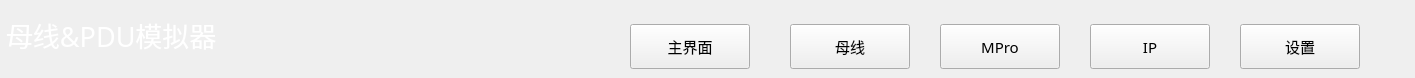
<?xml version="1.0" encoding="UTF-8"?>
<ui version="4.0">
 <class>IP_NavarWid</class>
 <widget class="QWidget" name="IP_NavarWid">
  <property name="geometry">
   <rect>
    <x>0</x>
    <y>0</y>
    <width>1415</width>
    <height>78</height>
   </rect>
  </property>
  <property name="windowTitle">
   <string>Form</string>
  </property>
  <property name="autoFillBackground">
   <bool>false</bool>
  </property>
  <widget class="QPushButton" name="ipBtn">
   <property name="geometry">
    <rect>
     <x>1090</x>
     <y>24</y>
     <width>120</width>
     <height>45</height>
    </rect>
   </property>
   <property name="minimumSize">
    <size>
     <width>80</width>
     <height>30</height>
    </size>
   </property>
   <property name="font">
    <font>
     <family>微软雅黑</family>
     <pointsize>11</pointsize>
    </font>
   </property>
   <property name="text">
    <string>IP</string>
   </property>
  </widget>
  <widget class="QPushButton" name="setBtn">
   <property name="geometry">
    <rect>
     <x>1240</x>
     <y>24</y>
     <width>120</width>
     <height>45</height>
    </rect>
   </property>
   <property name="minimumSize">
    <size>
     <width>80</width>
     <height>30</height>
    </size>
   </property>
   <property name="font">
    <font>
     <family>微软雅黑</family>
     <pointsize>11</pointsize>
    </font>
   </property>
   <property name="text">
    <string>设置</string>
   </property>
  </widget>
  <widget class="QPushButton" name="mproBtn">
   <property name="geometry">
    <rect>
     <x>940</x>
     <y>24</y>
     <width>120</width>
     <height>45</height>
    </rect>
   </property>
   <property name="minimumSize">
    <size>
     <width>80</width>
     <height>30</height>
    </size>
   </property>
   <property name="font">
    <font>
     <family>微软雅黑</family>
     <pointsize>11</pointsize>
    </font>
   </property>
   <property name="text">
    <string>MPro</string>
   </property>
  </widget>
  <widget class="QPushButton" name="generBtn">
   <property name="geometry">
    <rect>
     <x>790</x>
     <y>24</y>
     <width>120</width>
     <height>45</height>
    </rect>
   </property>
   <property name="minimumSize">
    <size>
     <width>80</width>
     <height>30</height>
    </size>
   </property>
   <property name="font">
    <font>
     <family>微软雅黑</family>
     <pointsize>11</pointsize>
    </font>
   </property>
   <property name="text">
    <string>母线</string>
   </property>
  </widget>
  <widget class="QLabel" name="label">
   <property name="geometry">
    <rect>
     <x>6</x>
     <y>10</y>
     <width>231</width>
     <height>50</height>
    </rect>
   </property>
   <property name="minimumSize">
    <size>
     <width>0</width>
     <height>50</height>
    </size>
   </property>
   <property name="font">
    <font>
     <family>微软雅黑</family>
     <pointsize>20</pointsize>
    </font>
   </property>
   <property name="styleSheet">
    <string notr="true">color: rgb(255, 255, 255);</string>
   </property>
   <property name="text">
    <string>母线&amp;PDU模拟器</string>
   </property>
   <property name="alignment">
    <set>Qt::AlignLeading|Qt::AlignLeft|Qt::AlignVCenter</set>
   </property>
  </widget>
  <widget class="QPushButton" name="coreBtn">
   <property name="geometry">
    <rect>
     <x>630</x>
     <y>24</y>
     <width>120</width>
     <height>45</height>
    </rect>
   </property>
   <property name="minimumSize">
    <size>
     <width>80</width>
     <height>30</height>
    </size>
   </property>
   <property name="font">
    <font>
     <family>微软雅黑</family>
     <pointsize>11</pointsize>
    </font>
   </property>
   <property name="text">
    <string>主界面</string>
   </property>
  </widget>
 </widget>
 <resources/>
 <connections/>
</ui>
